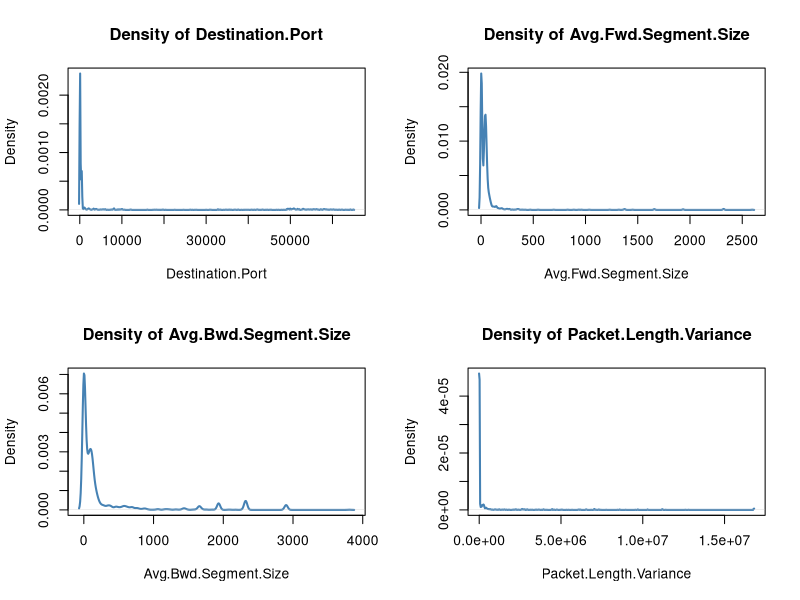
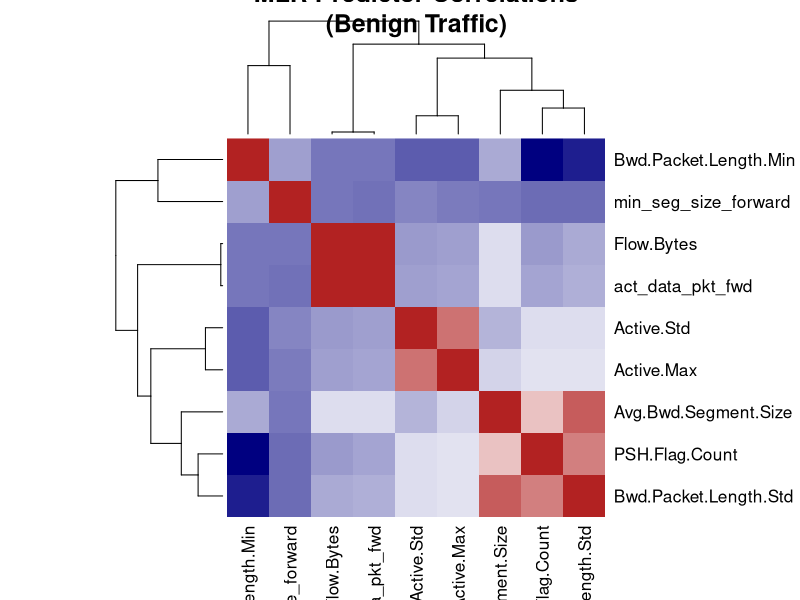
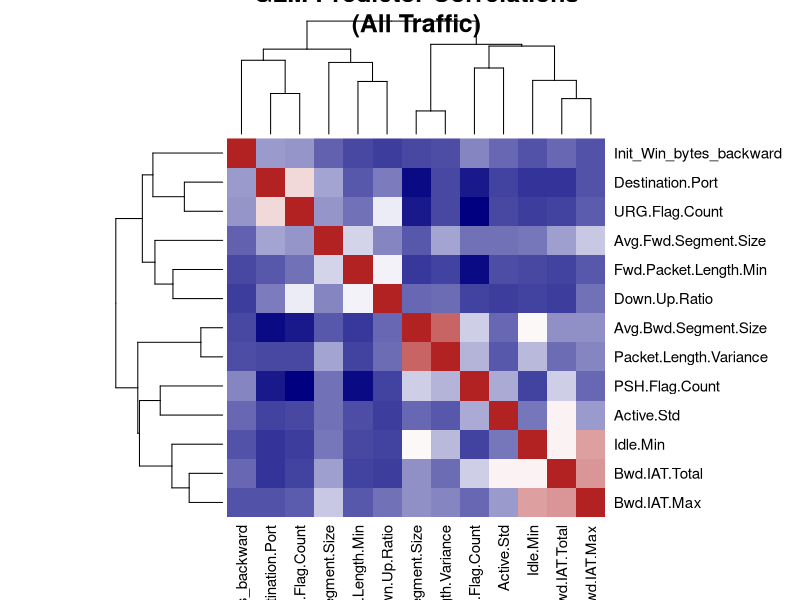

Write R code to recreate these figures, in order.
# Descriptive.R - Descriptive Statistics and Visualizations

library(readr)
library(dplyr)
library(ggplot2)

# Load data
mlr_data <- read_csv("mlr_data.csv", show_col_types = FALSE)
glm_data <- read_csv("glm_data.csv", show_col_types = FALSE)

# --- 1. Data Description ---
cat("\n========================================\n")
cat("CICIDS2017 NETWORK INTRUSION DATASET\n")
cat("========================================\n\n")

cat(sprintf("MLR dataset (benign traffic): %d rows, %d predictors + Flow.Bytes\n",
            nrow(mlr_data), ncol(mlr_data) - 1))
cat(sprintf("GLM dataset (all traffic):   %d rows, %d predictors + Attack_Flag\n\n",
            nrow(glm_data), ncol(glm_data) - 1))

# Attack rate
attack_rate <- mean(glm_data$Attack_Flag) * 100
cat(sprintf("Attack rate in GLM dataset: %.1f%%\n\n", attack_rate))

# --- 2. Summary Statistics ---

cat("--- MLR Dataset Summary (Flow.Bytes predictors, benign only) ---\n")
print(summary(mlr_data))
cat("\n")

cat("--- GLM Dataset Summary (Attack_Flag predictors, all traffic) ---\n")
print(summary(glm_data))
cat("\n")

# --- 3. Density Plots: Attack vs Benign for Key Features ---

glm_data$Label <- ifelse(glm_data$Attack_Flag == 1, "Attack", "Benign")

features_to_plot <- c("Destination.Port", "Avg.Fwd.Segment.Size",
                       "Avg.Bwd.Segment.Size", "Packet.Length.Variance")

pdf("descriptive_density_plots.pdf", width = 10, height = 8)
par(mfrow = c(2, 2))
for (feat in features_to_plot) {
  dens <- density(glm_data[[feat]], na.rm = TRUE)
  plot(dens, main = paste("Density of", feat), xlab = feat, col = "steelblue", lwd = 2)
  # TODO: Harold — overlay separate densities for Attack vs Benign on each plot
}
par(mfrow = c(1, 1))
dev.off()
cat("Saved density plots to descriptive_density_plots.pdf\n\n")

# --- 4. Correlation Matrix ---

pdf("descriptive_correlation_plots.pdf", width = 10, height = 8)
par(mfrow = c(1, 2))

# MLR correlation
cor_mlr <- cor(mlr_data)
heatmap(cor_mlr, symm = TRUE, main = "MLR Predictor Correlations\n(Benign Traffic)",
        col = colorRampPalette(c("navy", "white", "firebrick"))(100))

# GLM correlation
cor_glm <- cor(glm_data %>% select(-Attack_Flag, -Label))
heatmap(cor_glm, symm = TRUE, main = "GLM Predictor Correlations\n(All Traffic)",
        col = colorRampPalette(c("navy", "white", "firebrick"))(100))

par(mfrow = c(1, 1))
dev.off()
cat("Saved correlation heatmaps to descriptive_correlation_plots.pdf\n\n")

# --- 5. TODO: Categorical Variable Relationship ---
# TODO: Study the relationship between two categorical variables.
#       For example: create binned categories from Destination.Port
#       (well-known / registered / dynamic) and test association with Attack_Flag
#       using a chi-square test or mosaic plot.

# --- 6. TODO: Comparative Benign vs Attack Distributions ---
# TODO: Side-by-side boxplots comparing top predictors across Attack/Benign groups.
# TODO: Add a table of means and variances split by Attack_Flag.

cat("=== Descriptive analysis complete ===\n")
